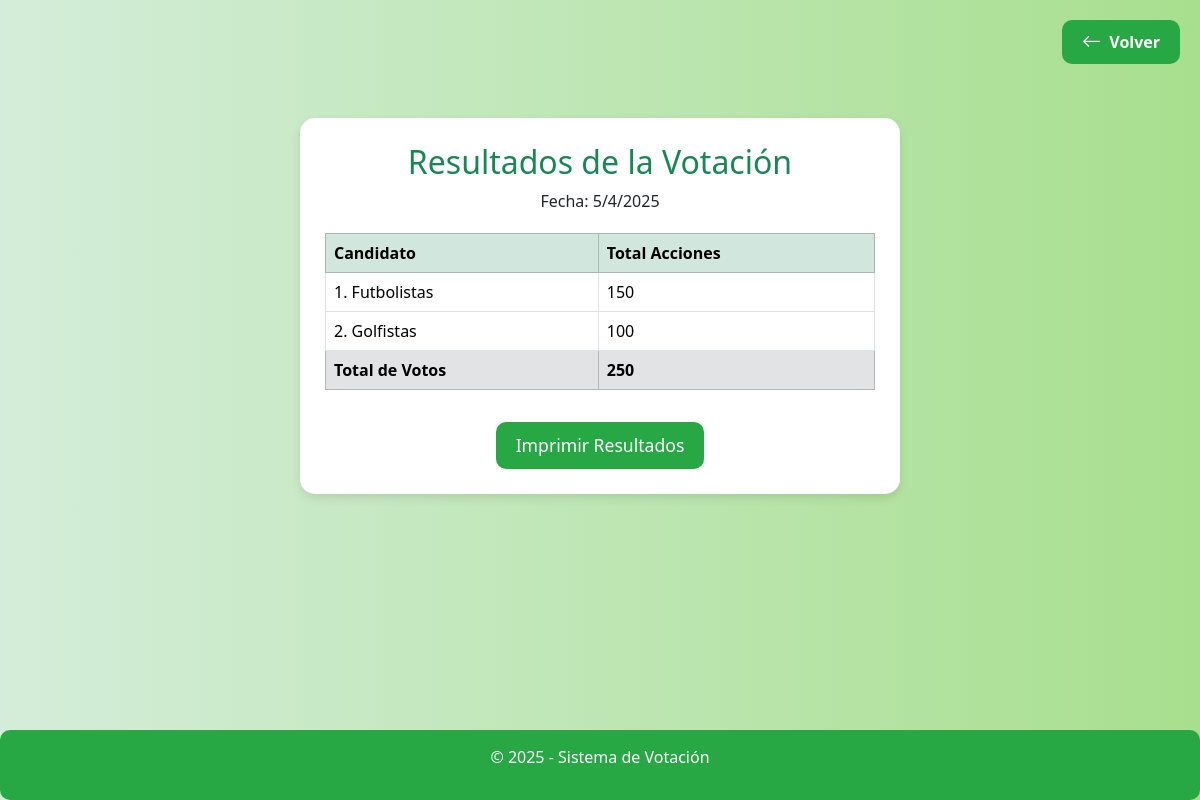
The app's page /resultados.php with its own data.
### tables this page shows
CREATE TABLE `plancha` (
  `ID` int(2) NOT NULL,
  `Nombre` varchar(50) NOT NULL,
  `TotalAcciones` int(5) DEFAULT 0
);

### resultados.php (the view, shortened to what this page needs)
<?php
include './logica/db-conexion.php';
?>
<head>
  <link href="https://cdn.jsdelivr.net/npm/bootstrap@5.3.3/dist/css/bootstrap.min.css" rel="stylesheet">
  <link rel="stylesheet" href="https://cdnjs.cloudflare.com/ajax/libs/bootstrap-icons/1.10.5/font/bootstrap-icons.min.css">
</head>
<body>
  <a href="admin.php" class="btn-back">
    <i class="bi bi-arrow-left"></i> Volver
  </a>
  <div class="container-results">
    <h2 class="text-success">Resultados de la Votación</h2>
    <p id="current_date"></p>
    <table class="table table-bordered">
      <thead class="table-success">
        <tr>
          <th>Candidato</th>
          <th>Total Acciones</th>
        </tr>
      </thead>
      <tbody>
        <?php
          $sqlcandidatos = "SELECT * FROM plancha WHERE TotalAcciones > 0 ORDER BY TotalAcciones DESC";
          $ejecucionCandidatos = mysqli_query($conexion, $sqlcandidatos);
          $totales = 0;
          if ($ejecucionCandidatos) {
            while ($row = mysqli_fetch_array($ejecucionCandidatos)) {
              echo "<tr>
                      <td>" . $row['Nombre'] . "</td>
                      <td>" . number_format($row['TotalAcciones']) . "</td>
                    </tr>";
              $totales += intval($row['TotalAcciones']);
            }
            echo "<tr class='table-secondary'>
                    <td><strong>Total de Votos</strong></td>
                    <td><strong>" . number_format($totales) . "</strong></td>
                  </tr>";
          } else {
            echo "<tr><td colspan='2'>Todavía no se pueden presentar resultados.</td></tr>";
          }
        ?>
      </tbody>
    </table>
    <button class="btn btn-custom mt-3" onclick="printResults()">Imprimir Resultados</button>
  </div>
  <footer class="footer">
    <p>&copy; <?php echo date("Y"); ?> - Sistema de Votación</p>
  </footer>
</body>
</html>

### resultados.php (style rules this page uses)
body { background: linear-gradient(to right, #d4edda, #a8df8e); min-height: 100vh; display: flex; flex-direction: column; }
.container-results { background: #fff; padding: 25px; border-radius: 15px; box-shadow: 0 4px 10px rgba(0, 0, 0, 0.1); width: 100%; max-width: 600px; margin: auto; text-align: center; }
.table { margin-top: 20px; background: #e9f5e9; border-radius: 10px; }
.footer { background-color: #28a745; color: white; padding: 15px; border-radius: 10px; text-align: center; margin-top: auto; }
.btn-custom { background-color: #28a745; border: none; border-radius: 10px; padding: 10px 20px; font-size: 1.1rem; transition: background-color 0.3s ease; color: white; }
.btn-back { position: absolute; top: 20px; right: 20px; background-color: #28a745; color: white; border: none; padding: 10px 20px; border-radius: 10px; font-size: 1rem; text-decoration: none; display: flex; align-items: center; gap: 8px; font-weight: bold; transition: background 0.3s ease; }
.btn-back i { font-size: 1.2rem; }

### records on screen
plancha: Nombre "1. Futbolistas", TotalAcciones "150"
plancha: Nombre "2. Golfistas", TotalAcciones "100"

### other values on screen
$totales "250"
